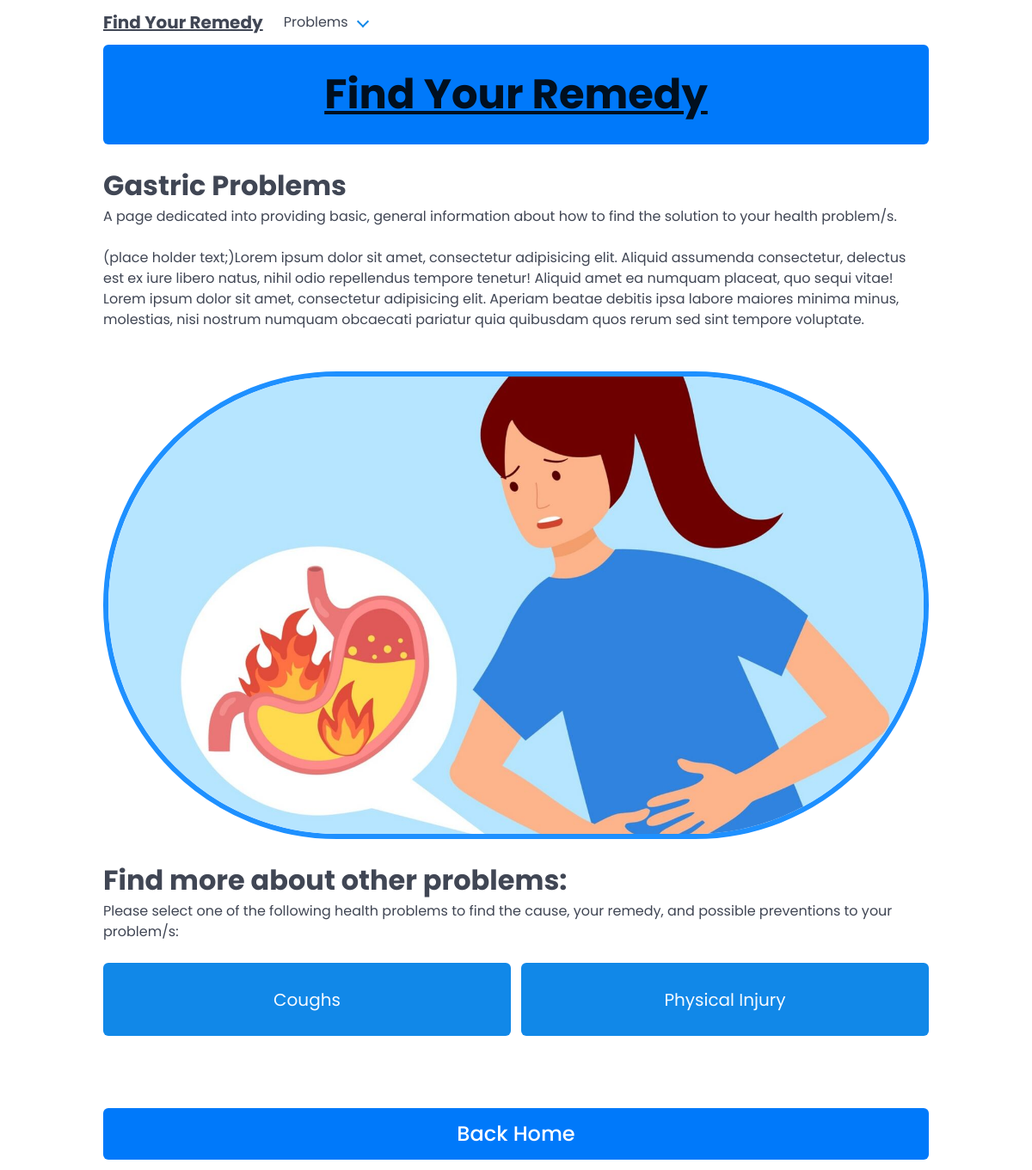
The app's page /Gastric Problems/, older data.
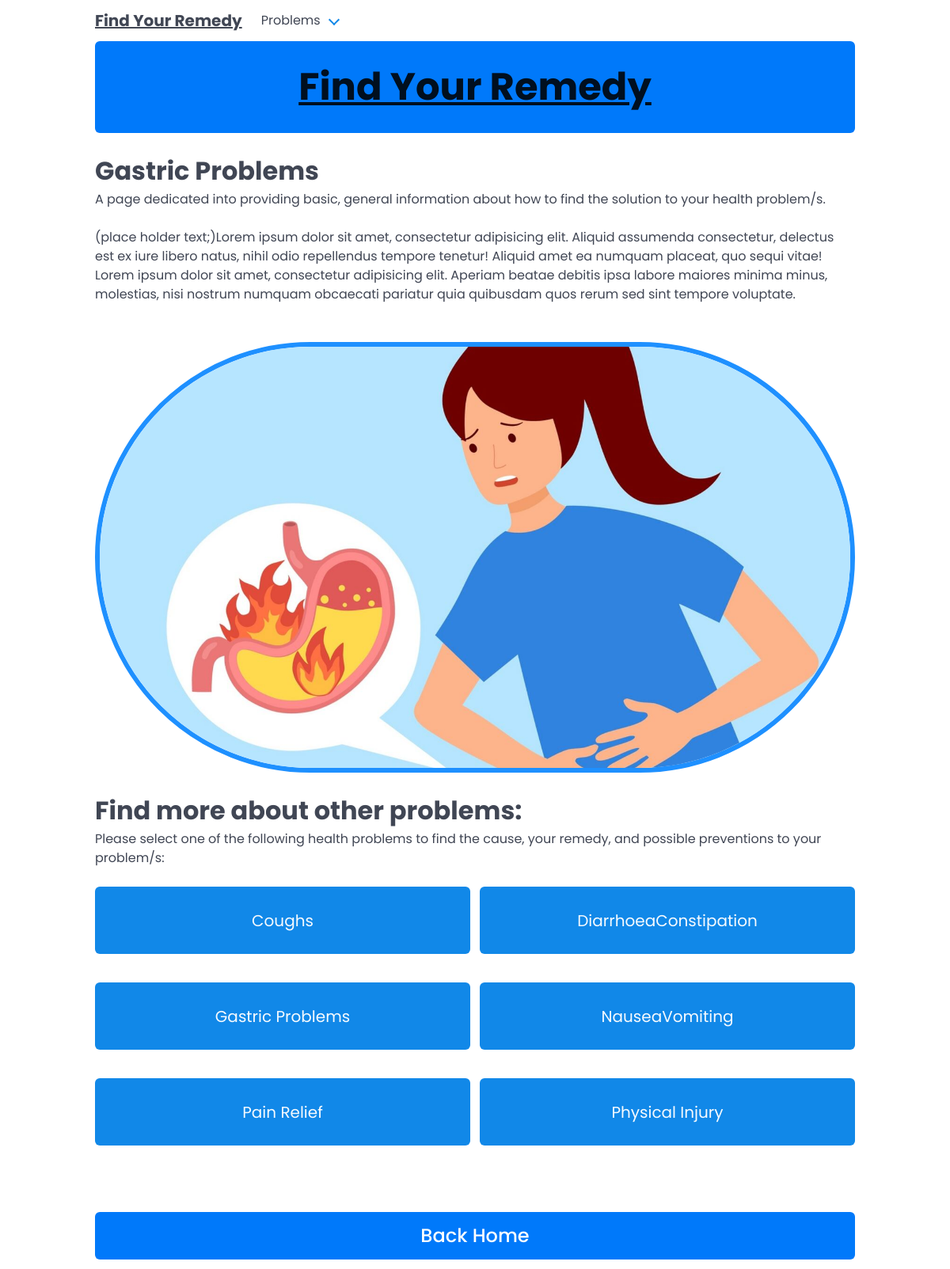
The same page, newer data.
### main/models.py (models this page shows, shortened)
class Illness(models.Model):
    name = models.CharField(max_length=64)
    class Meta:
        ordering = [
            'name',
        ]
        verbose_name_plural = 'Illnesses'

### main/views.py (the view)
# urls.py: path('Gastric Problems/', views.gastric_problems, name='Gastric Problems'),
def gastric_problems(request):
    illnesses = Illness.objects.all()
    context = {
        'illnesses': illnesses,
    }
    return render(request, 'main/Gastric Problems.html', context)

### main/templates/main/Gastric Problems.html (shortened to what this page needs)
<!DOCTYPE html>
<html lang="en">
<head>
    {% load static %}
    <link rel="stylesheet" href="{% static 'Style.css' %}">
</head>
<body>
     <nav class="navbar is-fixed-top" role="navigation" aria-label="main navigation">
        <div class="container">
            <div class="navbar-brand">
                <a class="navbar-item" href="{% url 'home' %}">
                    <h1 class="is-size-5 has-text-left has-text-weight-bold title-white"><u>Find Your Remedy</u></h1>
                </a>
                <div class="navbar-item has-dropdown is-hoverable">
                    <a class="navbar-link">
                        Problems
                    </a>
                </div>
            </div>
        </div>
    </nav>
    <div class="container">
        <div class="notification is-primary" style="margin-top: 3.25rem;">
            <h1 class="is-size-1 has-text-centered has-text-weight-bold"><u>Find Your Remedy</u></h1>
        </div>
        <h2 class="is-size-3 has-text-weight-bold">Gastric Problems</h2>
        <p>
            A page dedicated into providing basic, general information about how to find the solution to your health
            problem/s.
        </p>
        <br>
        <p>(place holder text;)Lorem ipsum dolor sit amet, consectetur adipisicing elit. Aliquid assumenda consectetur,
            delectus est ex iure libero natus, nihil odio repellendus tempore tenetur! Aliquid amet ea numquam placeat, quo
            sequi vitae! Lorem ipsum dolor sit amet, consectetur adipisicing elit. Aperiam beatae debitis ipsa labore
            maiores minima minus, molestias, nisi nostrum numquam obcaecati pariatur quia quibusdam quos rerum sed sint
            tempore voluptate.</p>
        <br>
        <br>
        <figure class="image is-1080x1080">
            <img class="is-rounded image-border" src="{% static '/images/gastric.jpg' %}" alt="Stethoscope"/>
        </figure>
        <br>
        <h2 class="is-size-3 has-text-weight-bold">Find more about other problems:</h2>
        <p>
            Please select one of the following health problems to find the cause, your remedy, and possible preventions to
            your problem/s:
        </p>
        <br>
        <div class="fixed-grid">
            <div class="grid">
                 {% for illness in illnesses %}
                    <a class="cell1 notification is-link has-text-centered is-size-5" href="{% url 'illness_view' illness.name %}">{{ illness.name }}</a>
                 {% endfor %}
                <br>
            </div>
            <div class="columns is-centered">
                <div class="column is-full">
                    <a class="button is-size-4 is-primary has-text-white is-fullwidth" href="{% url 'home' %}">Back Home</a>
                </div>
            </div>
        </div>
    </div>
</body>
</html>

Row changes from the older to the newer data that the page shows:
added Illness: name "DiarrhoeaConstipation"
added Illness: name "Gastric Problems"
added Illness: name "NauseaVomiting"
added Illness: name "Pain Relief"
